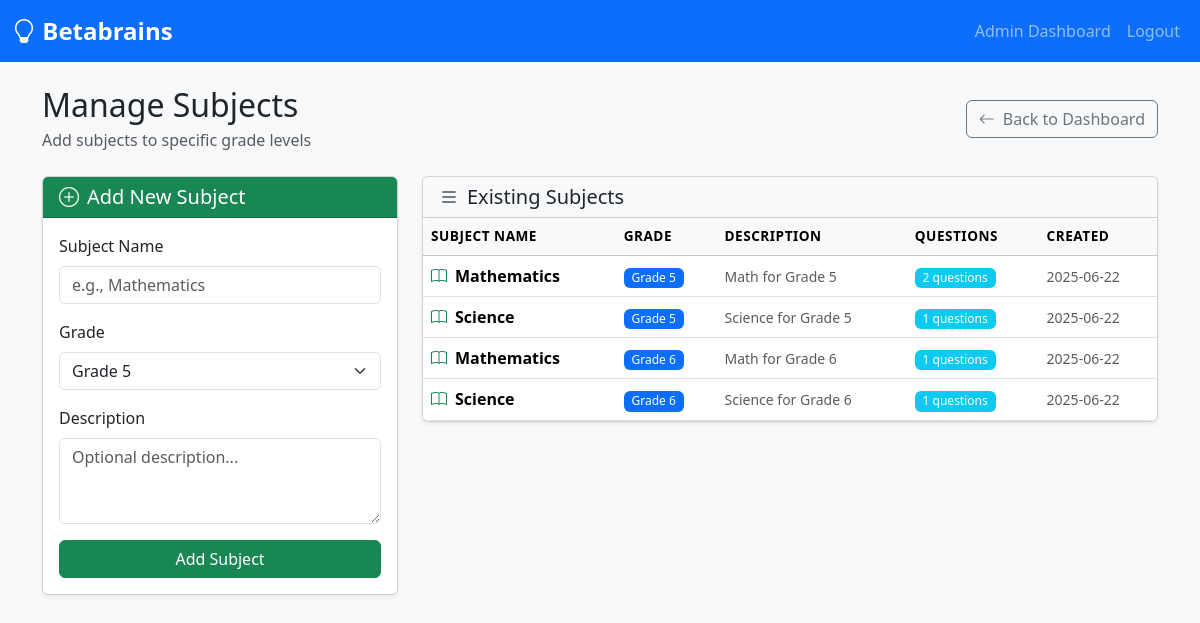
Page /admin/manage_subjects (signed in) on the committed database.
### app/models.py (models this page shows, shortened)
class Subject(db.Model):
    id = db.Column(db.Integer, primary_key=True)
    name = db.Column(db.String(50), nullable=False)  # e.g., "Mathematics", "Science"
    grade_id = db.Column(db.Integer, db.ForeignKey("grade.id"), nullable=False)
    description = db.Column(db.String(200))
    created_at = db.Column(db.DateTime, default=datetime.utcnow)
    questions = db.relationship("Question", backref="subject_obj", lazy="dynamic")

class Grade(db.Model):
    id = db.Column(db.Integer, primary_key=True)
    name = db.Column(
        db.String(20), unique=True, nullable=False
    )  # e.g., "Grade 5", "Grade 6"
    description = db.Column(db.String(200))
    created_at = db.Column(db.DateTime, default=datetime.utcnow)
    subjects = db.relationship("Subject", backref="grade", lazy="dynamic")
    questions = db.relationship("Question", backref="grade_obj", lazy="dynamic")

### app/routes.py (the view, shortened to what this page needs)
@app.route("/admin/manage_subjects", methods=["GET", "POST"])
@login_required
def manage_subjects():
    if current_user.role != "admin":
        return redirect(url_for("index"))
    form = SubjectForm()
    grades = Grade.query.all()
    form.grade.choices = [(grade.id, grade.name) for grade in grades]
    subjects = Subject.query.all()
    return render_template(
        "admin_manage_subjects.html",
        title="Manage Subjects",
        form=form,
        subjects=subjects,
    )

### app/forms.py
class SubjectForm(FlaskForm):
    name = StringField("Subject Name", validators=[DataRequired()])
    grade = SelectField("Grade", choices=[], validators=[DataRequired()])
    description = TextAreaField("Description")
    submit = SubmitField("Add Subject")

### app/models.py (called while the page is built)
@login.user_loader
def load_user(id):
    return User.query.get(int(id))

### app/templates/admin_manage_subjects.html (shortened to what this page needs)
{% extends "base.html" %}
{% block content %}
<div class="row">
  <div class="col-12">
    <div class="d-flex justify-content-between align-items-center mb-4">
      <div>
        <h1 class="h2 mb-1">Manage Subjects</h1>
        <p class="text-muted mb-0">Add subjects to specific grade levels</p>
      </div>
      <div class="text-end">
        <a href="{{ url_for('admin_dashboard') }}" class="btn btn-outline-secondary">
          <i class="bi bi-arrow-left me-2"></i>Back to Dashboard
        </a>
      </div>
    </div>
  </div>
</div>
<div class="row">
  <div class="col-md-4">
    <div class="card shadow-sm">
      <div class="card-header bg-success text-white">
        <h5 class="card-title mb-0">
          <i class="bi bi-plus-circle me-2"></i>Add New Subject
        </h5>
      </div>
      <div class="card-body">
        <form method="POST">
          <div class="mb-3">
            {{ form.name.label(class="form-label") }}
            {{ form.name(class="form-control", placeholder="e.g., Mathematics") }}
          </div>
          <div class="mb-3">
            {{ form.grade.label(class="form-label") }}
            {{ form.grade(class="form-select") }}
          </div>
          <div class="mb-3">
            {{ form.description.label(class="form-label") }}
            {{ form.description(class="form-control", rows="3", placeholder="Optional description...") }}
          </div>
          {{ form.submit(class="btn btn-success w-100") }}
        </form>
      </div>
    </div>
  </div>
  <div class="col-md-8">
    <div class="card shadow-sm">
      <div class="card-header bg-light">
        <h5 class="card-title mb-0">
          <i class="bi bi-list me-2"></i>Existing Subjects
        </h5>
      </div>
      <div class="card-body p-0">
        {% if subjects %}
          <div class="table-responsive">
            <table class="table table-hover mb-0">
              <thead class="table-light">
                <tr>
                  <th>Subject Name</th>
                  <th>Grade</th>
                  <th>Description</th>
                  <th>Questions</th>
                  <th>Created</th>
                </tr>
              </thead>
              <tbody>
                {% for subject in subjects %}
                <tr>
                  <td>
                    <div class="d-flex align-items-center">
                      <i class="bi bi-book text-success me-2"></i>
                      <strong>{{ subject.name }}</strong>
                    </div>
                  </td>
                  <td>
                    <span class="badge bg-primary">{{ subject.grade.name }}</span>
                  </td>
                  <td>
                    <small class="text-muted">{{ subject.description or 'No description' }}</small>
                  </td>
                  <td>
                    <span class="badge bg-info">{{ subject.questions|list|length }} questions</span>
                  </td>
                  <td>
                    <small class="text-muted">{{ subject.created_at.strftime('%Y-%m-%d') }}</small>
                  </td>
                </tr>
                {% endfor %}
              </tbody>
            </table>
          </div>
        {% else %}
          <div class="text-center p-5">
            <i class="bi bi-exclamation-circle text-warning" style="font-size: 3rem;"></i>
            <h4 class="mt-3">No Subjects Found</h4>
            <p class="text-muted">Start by adding your first subject.</p>
          </div>
        {% endif %}
      </div>
    </div>
  </div>
</div>
{% endblock %}

### app/templates/base.html (shortened to what this page needs)
<!DOCTYPE html>
<html lang="en">
<head>
    <link href="https://cdn.jsdelivr.net/npm/bootstrap@5.3.2/dist/css/bootstrap.min.css" rel="stylesheet">
    <link href="https://cdn.jsdelivr.net/npm/bootstrap-icons@1.11.3/font/bootstrap-icons.css" rel="stylesheet">
    <link rel="stylesheet" href="{{ url_for('static', filename='css/custom.css') }}">
</head>
<body class="bg-light">
    <nav class="navbar navbar-expand-lg navbar-dark bg-primary mb-4">
        <div class="container-fluid">
            <a class="navbar-brand fw-bold" href="{{ url_for('index') }}">
                <i class="bi bi-lightbulb"></i> Betabrains
            </a>
            <div class="collapse navbar-collapse" id="navbarNav">
                <ul class="navbar-nav ms-auto">
                    {% if current_user.is_authenticated %}
                        {% if current_user.role == 'admin' %}
                            <li class="nav-item"><a class="nav-link" href="{{ url_for('admin_dashboard') }}">Admin Dashboard</a></li>
                        {% elif current_user.role == 'student' %}
                            <li class="nav-item"><a class="nav-link" href="{{ url_for('student_dashboard') }}">Student Dashboard</a></li>
                        {% endif %}
                        <li class="nav-item"><a class="nav-link" href="{{ url_for('logout') }}">Logout</a></li>
                    {% else %}
                        <li class="nav-item"><a class="nav-link" href="{{ url_for('login') }}">Login</a></li>
                        <li class="nav-item"><a class="nav-link" href="{{ url_for('register') }}">Register</a></li>
                    {% endif %}
                </ul>
            </div>
        </div>
    </nav>
    <div class="container pb-5">
        {% block content %}{% endblock %}
    </div>
</body>
</html>

### app/static/css/custom.css (style rules this page uses)
:root { --primary-color: #0d6efd; --secondary-color: #6c757d; --success-color: #198754; --info-color: #0dcaf0; --warning-color: #ffc107; --danger-color: #dc3545; --light-color: #f8f9fa; --dark-color: #212529; }
.card, .btn, .form-control, .form-select { transition: all 0.3s ease; }
.navbar-brand { font-weight: 700; font-size: 1.5rem; }
.badge { font-weight: 500; }
.table { border-radius: 8px; overflow: hidden; }
.table thead th { border-top: none; font-weight: 600; text-transform: uppercase; font-size: 0.85rem; letter-spacing: 0.5px; }

### rows in the picture
Subject: name "Mathematics", grade.name "Grade 5", description "Math for Grade 5", questions|list "2", created_at "2025-06-22"
Subject: name "Science", grade.name "Grade 5", description "Science for Grade 5", questions|list "1", created_at "2025-06-22"
Subject: name "Mathematics", grade.name "Grade 6", description "Math for Grade 6", questions|list "1", created_at "2025-06-22"
Subject: name "Science", grade.name "Grade 6", description "Science for Grade 6", questions|list "1", created_at "2025-06-22"
